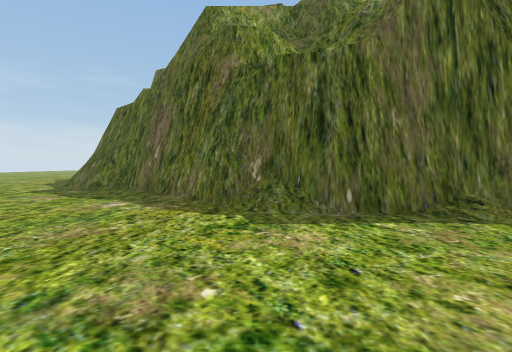
view 1 (above)

16 first-person views from a walk through a Unity game level. The camera is 1.4 m above the floor, tilts 2° down and sees 80° across. The floor is counted in squares, 2 m on a side. Each view is taken from the middle of a square. On the plan, view 1 faces up. The plan holds only what a view shows up to about 10 squares ahead; the rest is blank. The place goes on beyond the plan.

view 2
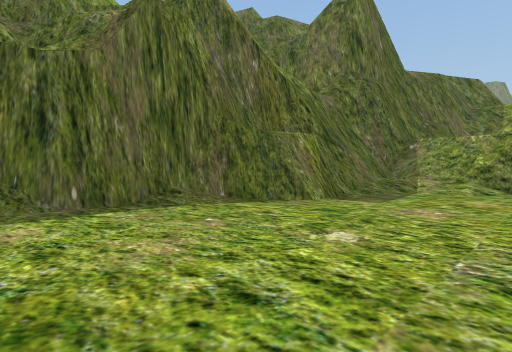

view 3
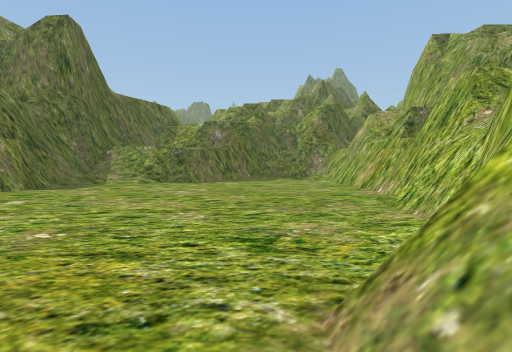

view 4
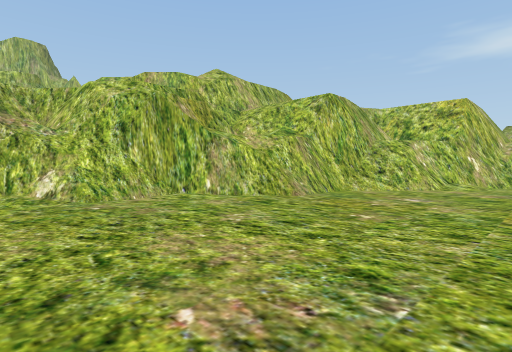

view 5
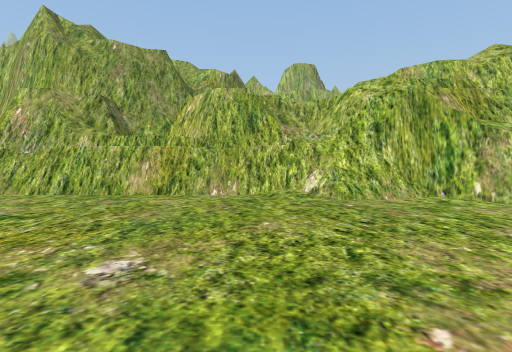

view 6
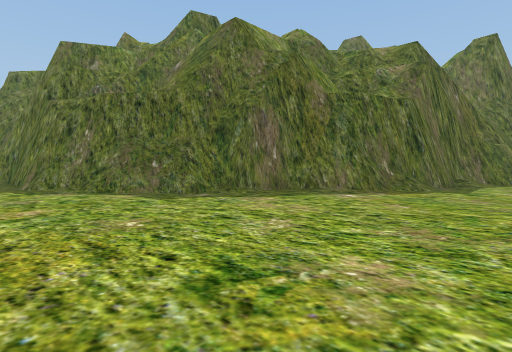

view 7
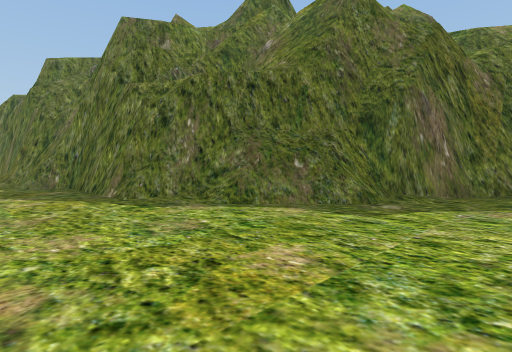

view 8
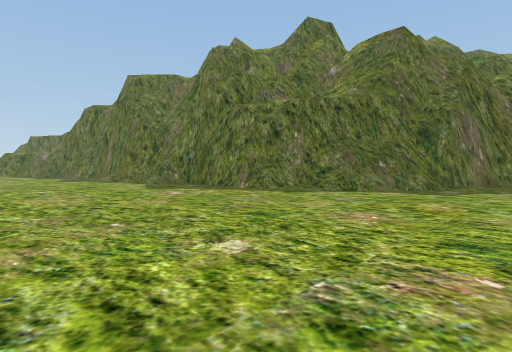

view 9
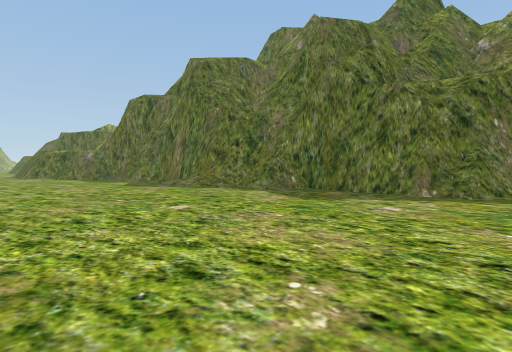

view 10
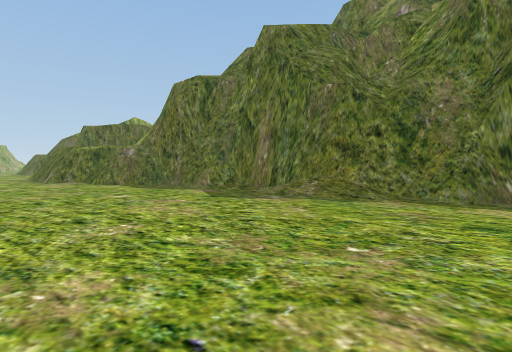

view 11
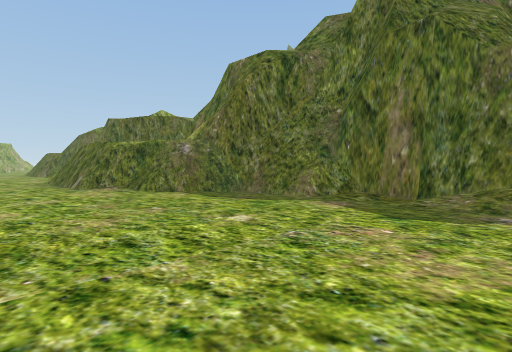

view 12
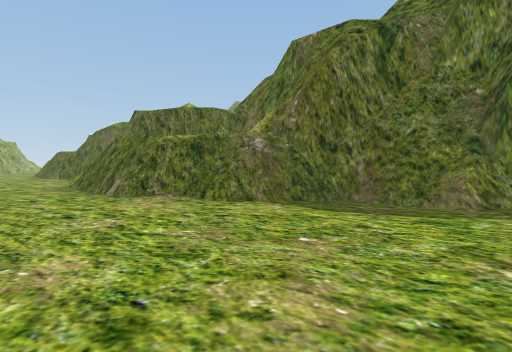

view 13
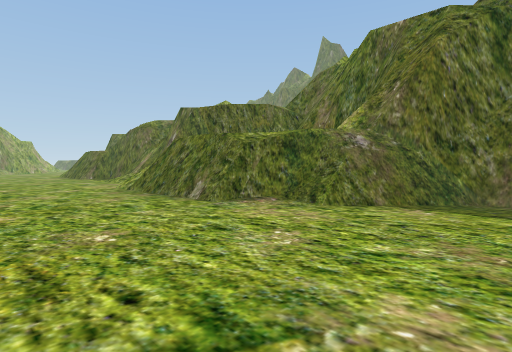

view 14
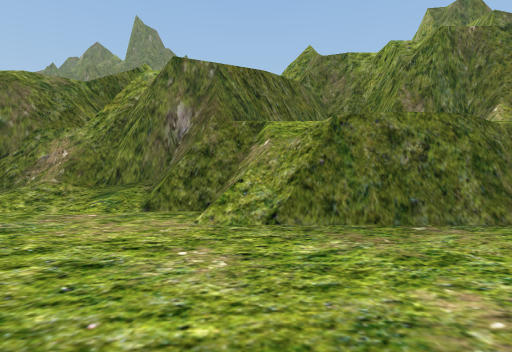

view 15
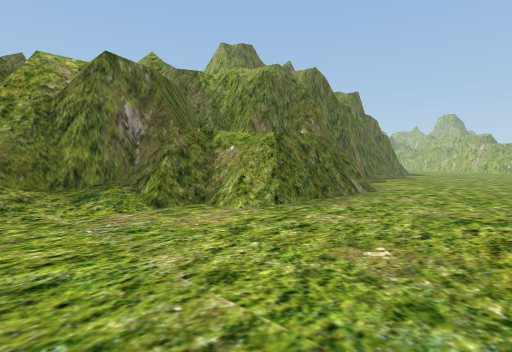

view 16
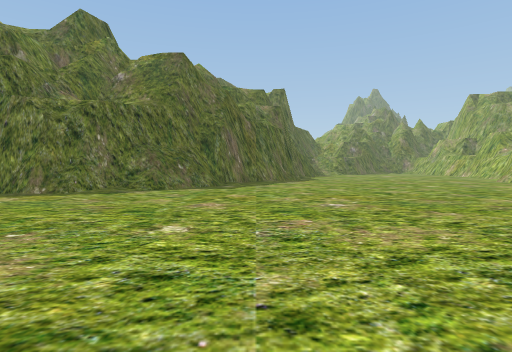

### Floor plan
Key: @ floor where view 1 was taken; # wall or solid block; . floor; / step, stairs or slope; = window, fence, low wall or low ledge; ^ raised ledge.
Columns run from 16 left of view 1 to 9 right of it. Each row starts with its distance up from view 1.
 38 ...../#
 37 ...../#
 36 ...../#
 35 .....##
 34 ..../##
 33 ....##
 32  ...#
 31  ...#
 30 ....##
 29 ..../#^#
 28 .....=^#
 27 ......##
 26 .......#
 25 .......#
 24  ......##
 23  ....../#
 22  ....../#
 21  ....../#
 20  ....../#
 19  ....../#
 18  .......#
 17  .......##
 16  ........#
 15  ........#
 14  ........#
 13  ........#
 12  ........##
 11  .........##
 10   ........###
  9   .........###
  8  ............##
  7 /.............##
  6  ..............###
  5   ............../####
  4    ................/##
  3     .................#####
  2       ....... .........//=
  1        ....    ..........#
  0         ...    .@........#
 -1        ##...............
 -2         ##..............
 -3          ###............
 -4            #/............
 -5            ###^#.........
 -6                ##.........
 -7                 ##^#......
 -8                  #########

Where each view was taken, in squares from view 1:
view 1: 0 up, 0 right, facing up
view 2: 1 down, 0 right, facing up-right
view 3: 4 down, 3 left, facing right
view 4: 0 up, 4 right, facing down-left
view 5: 0 up, 4 right, facing down
view 6: 2 up, 9 left, facing up-right
view 7: 6 up, 10 left, facing up-right
view 8: 6 up, 14 left, facing up-right
view 9: 11 up, 15 left, facing up-right
view 10: 16 up, 15 left, facing up-right
view 11: 20 up, 15 left, facing up-right
view 12: 23 up, 15 left, facing up-right
view 13: 25 up, 16 left, facing up-right
view 14: 34 up, 16 left, facing right
view 15: 38 up, 16 left, facing down-right
view 16: 7 up, 16 left, facing right
